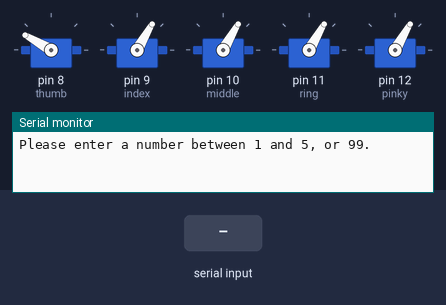
The sketch below on a simulated Arduino Uno, built with avr-gcc and run on an emulated ATmega328P. Parts: 5 × servo, the last lines printed to the serial monitor. The inputs (shaded band) are chosen by the test bench.

Above: at 1.2 s.
1.3 s: "99\n" received over Serial
At 1.45 s:
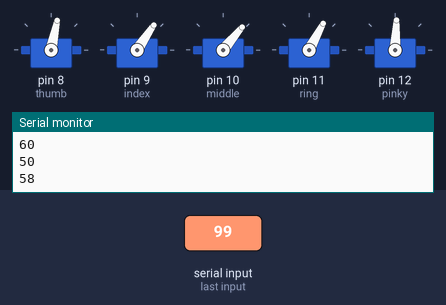
At 2.2 s:
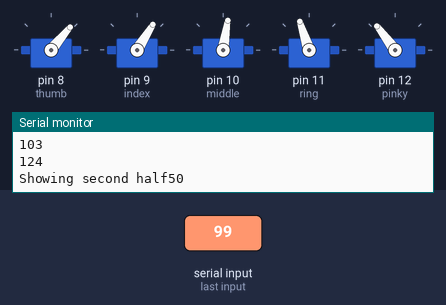
Timing chart, 0 to 13.3 s (numbered marks = the images above; inputs shaded):
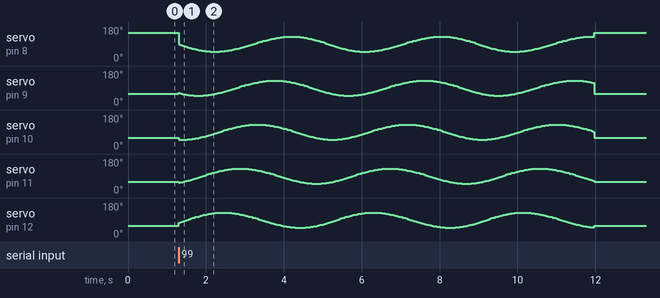

The sketch:

HandController.ino
```cpp
#include <Servo.h>

Servo thumb, index, middle, ring, pinky ;  // create servo object to control a servo
// twelve servo objects can be created on most boards

int pos = 0;    // variable to store the servo position
int mindValue = 0;


void setup() {
  thumb.attach(8);
  index.attach(9);
  middle.attach(10);
  ring.attach(11);
  pinky.attach(12);
  Serial.begin(9600);
  restFingers();
}


void loop() {
  Serial.println("Please enter a number between 1 and 5, or 99.");
  while(Serial.available() == 0){
  }
  mindValue = Serial.parseInt();
  if (mindValue >= 1 && mindValue <= 5) {
    processMindValue(mindValue);
  }else if (mindValue == 99) {
    processConcentration();
  }
}

// this function shows the fingers based on the number of blinks received
void processMindValue(int mValue) {
    for (pos = 60; pos <= 150; pos += 2) { // goes from 60 degrees to 120 degrees
      // in steps of 1 degree
      showFingers(pos, mValue);
      delay(15);                       // waits 15ms for the servo to reach the position
    }
    delay(2000);
    for (pos = 150; pos >= 60; pos -= 1) { // goes from 120 degrees to 60 degrees
      showFingers(pos, mValue);
      delay(15);                       // waits 15ms for the servo to reach the position
    }
}

void showFingers(int pos, int mValue){
   switch(mValue) {
    case 1:
       index.write(pos);
       break;
    case 2:
       index.write(pos);
       middle.write(pos);
       break;
    case 3:
       index.write(pos);
       middle.write(pos);
       ring.write(pos);
       break;
    case 4:
       index.write(pos);
       middle.write(pos);
       ring.write(pos);
       pinky.write(pos);
       break;
    case 5:
       thumb.write(210 - pos);
       index.write(pos);
       middle.write(pos);
       ring.write(pos);
       pinky.write(pos);
       break;
    default:
       Serial.println("Invalid input. Please enter a number between 1 and 5, or 99.");
  }
}


// this function moves the fingers in a wavy pattern if the conentration number is received, the concentration number expected is 99.
void processConcentration() {
  Serial.println("Showing wavy finger pattern");
  int posThumb, posIndex, posMiddle, posRing, posPinky;
  int offset = 40; // Offset between finger positions

  int currentCount = 1;
  int maxWaveCount = 250;
  for (int i = 180; i > 0; i += 4) {
    posThumb = sin(i * PI / 180.0) * 40 + 90;
    posIndex = sin((i + offset) * PI / 180.0) * 40 + 90;
    posMiddle = sin((i + 2 * offset) * PI / 180.0) * 40 + 90;
    posRing = sin((i + 3 * offset) * PI / 180.0) * 40 + 90;
    posPinky = sin((i + 4 * offset) * PI / 180.0) * 40 + 90;

    thumb.write(posThumb);
    index.write(posIndex);
    middle.write(posMiddle);
    ring.write(posRing);
    pinky.write(posPinky);
    Serial.print("Showing second half");
    Serial.println(posThumb);
    Serial.println(posIndex);
    Serial.println(posMiddle);
    Serial.println(posRing);
    Serial.println(posPinky);
    if(currentCount == maxWaveCount){
      break;
    }
    currentCount += 1;
    delay(15);
  }
  restFingers();
}


void restFingers(){
    thumb.write(150);
    index.write(60);
    middle.write(60);
    ring.write(60);
    pinky.write(60);
}
```
